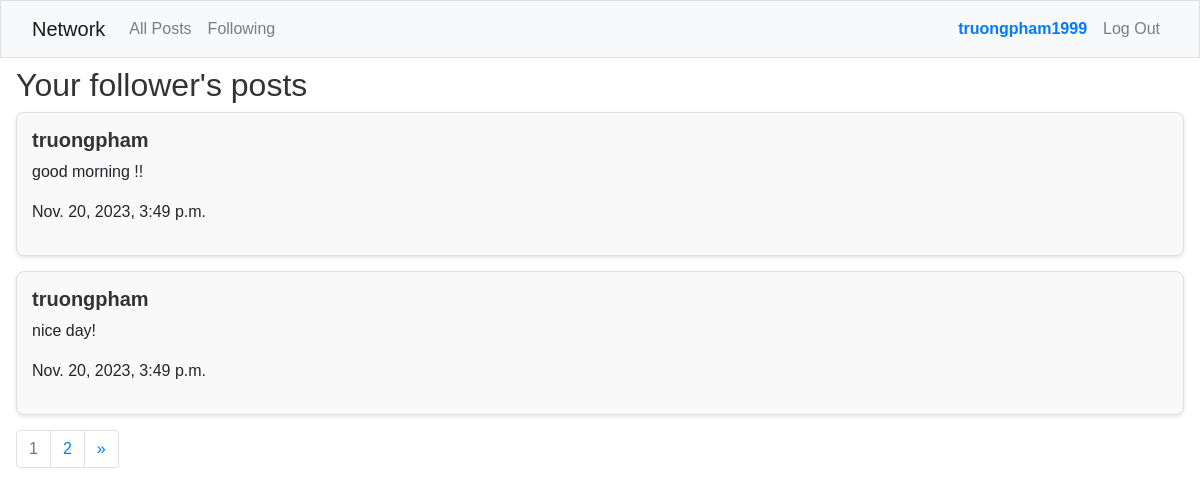
Page /following_page (signed in) on the committed database.
### network/models.py (models this page shows, shortened)
class User(AbstractUser):
    pass

class Post(models.Model):
    content = models.CharField(max_length=1000)
    poster = models.ForeignKey(User, on_delete=models.CASCADE, related_name='posts')
    date = models.DateTimeField(auto_now_add=True)

### network/views.py (the view)
# urls.py: path("following_page", views.following_page, name="following_page"),
def following_page(request):
    if request.user.is_authenticated:
        followed_users = User.objects.filter(followed__follower=request.user)
        posts = Post.objects.filter(poster__in=followed_users).order_by('-date')
        posts, previous_page, next_page = paginate_posts(posts, request.GET.get('page'), 2)
        return render(request, "network/following.html", {
            "posts": posts,
            "previous_page": previous_page,
            "next_page": next_page,
        })
    else:
        return HttpResponseRedirect(reverse("login"))

### network/views.py (called while the page is built)
def paginate_posts(posts, page_number, posts_per_page):
    paginator = Paginator(posts, posts_per_page)
    page = page_number
    try:
        posts = paginator.page(page)
    except PageNotAnInteger:
        posts = paginator.page(1)
    except EmptyPage:
        posts = paginator.page(paginator.num.pages)
    previous_page = posts.previous_page_number() if posts.has_previous() else None
    next_page = posts.next_page_number() if posts.has_next() else None
    return posts, previous_page, next_page

### network/templates/network/following.html (shortened to what this page needs)
{% extends "network/layout.html" %}
{% block body %}
    <div class="mt-2 mx-3">
        <h2>Your follower's posts</h2>
        {% for post in posts %}
            <div class="post-form mt-1 text-left">
                <a href="{% url 'profile' post.poster.id %}"><h5><strong>{{ post.poster }}</strong></h5></a>
                <p>{{ post.content }}</p>
                <p>{{ post.date }}</p>
            </div>
        {% endfor %}
        <nav aria-label="Page navigation example">
            <ul class="pagination">
                <li class="page-item disabled"><span class="page-link color-type">{{ posts.number }}</span></li>
                {% if posts.has_next %}
                    <li class="page-item"><a class="page-link" href="?page={{ posts.next_page_number }}">{{ next_page }}</a></li>
                    <li class="page-item">
                        <a class="page-link" href="?page={{ posts.paginator.num_pages }}" aria-label="Next">
                            <span aria-hidden="true">&raquo;</span>
                        </a>
                    </li>
                {% endif %}
            </ul>
        </nav>
    </div>
{% endblock %}

### network/templates/network/layout.html (shortened to what this page needs)
{% load static %}
<!DOCTYPE html>
<html lang="en">
    <head>
        <link rel="stylesheet" href="https://stackpath.bootstrapcdn.com/bootstrap/4.4.1/css/bootstrap.min.css">
        <link rel="stylesheet" href="https://cdn.jsdelivr.net/npm/bootstrap-icons@1.8.1/font/bootstrap-icons.css">
        <link href="{% static 'network/styles.css' %}" rel="stylesheet">
    </head>
    <body>
        <nav class="bg-light border navbar navbar-expand-md navbar-light">
            <div class="container-fluid">
                <a class="navbar-brand" href="{% url 'index' %}">Network</a>
                <div class="collapse navbar-collapse justify-content-between" id="navbar">
                    <ul class="navbar-nav">
                        {% if user.is_authenticated %}
                            <li class="nav-item">
                                <a class="nav-link" href="{% url 'index' %}">All Posts</a>
                            </li>
                            <li class="nav-item">
                                <a class="nav-link" href="{% url 'following_page' %}">Following</a>
                            </li>
                        {% else %}
                            <li class="nav-item">
                                <a class="nav-link" href="{% url 'index' %}">All Posts</a>
                            </li>
                        {% endif %}
                    </ul>
                    <ul class="navbar-nav">
                        {% if user.is_authenticated %}
                            <li class="nav-item">
                                <a class="nav-link" href="{% url 'profile' user.id %}"><strong style="color: #007bff;">{{ user.username }}</strong></a>
                            </li>
                            <li class="nav-item">
                                <a class="nav-link" href="{% url 'logout' %}">Log Out</a>
                            </li>
                        {% endif %}
                    </ul>
                </div>
            </div>
        </nav>
        <div class="body">
            {% block body %}
            {% endblock %}
        </div>
    </body>
</html>

### network/static/network/styles.css (style rules this page uses)
.post-form { border: 2px solid #ccc; padding: 10px; margin-bottom: 10px; border-radius: 7px; }
.color-type { color: grey; }
.post-form { background-color: #f9f9f9; border: 1px solid #e0e0e0; padding: 15px; margin-bottom: 15px; border-radius: 8px; box-shadow: 0 2px 4px rgba(0, 0, 0, 0.1); }
body { font-family: 'Arial', sans-serif; }
h2, h4, h5 { color: #333; }

### rows in the picture
User: username "truongpham1999"
Post: poster "truongpham", content "good morning !!", date "Nov. 20, 2023, 3:49 p.m."
Post: poster "truongpham", content "nice day!", date "Nov. 20, 2023, 3:49 p.m."

### other values in the picture
{{ posts.number }} "1"
{{ next_page }} "2"
